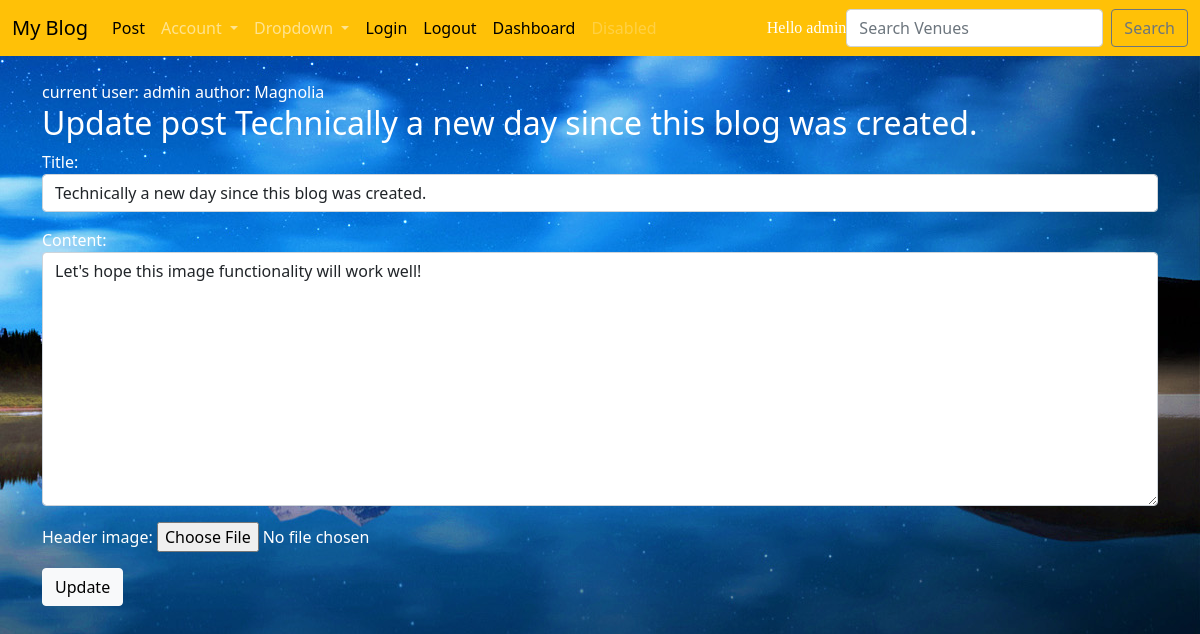
Page /blog/updatepost/6/ (signed in) on the committed database.
### myblog/models.py (models this page shows, shortened)
class Post(models.Model):
    title=models.CharField(max_length=120,null=True)
    header_image = models.ImageField(null=True, blank=True, upload_to="images/")
    time=models.DateTimeField(auto_now_add=True,null=True)
    author=models.ForeignKey(User,on_delete=SET_NULL,null=True)
    content=RichTextField(blank=True,null=True)
    likes=models.ManyToManyField(User,related_name='blog_likes')

### myblog/views.py (the view)
# urls.py: path('updatepost/<int:post_id>/',update_post,name='update-post'),
def update_post(request,post_id):
    post=Post.objects.get(pk=post_id)
    form=PostForm(request.POST or None,request.FILES or None,instance=post)
    if form.is_valid():
        form.save()
        return redirect('blog-post')
    return render(request,'myblog/update_post.html',{'form':form,'post':post})

### myblog/forms.py
class PostForm(forms.ModelForm):
    class Meta:
	    model = Post
	    fields = ('title','author' ,'content', 'header_image')
	    widgets = {
			'title': forms.TextInput(attrs={'class': 'form-control'}),
			'author': forms.TextInput(attrs={'value':'', 'id':'elder','type':'hidden'}),
			'content': forms.Textarea(attrs={'class': 'form-control'}),
		}

### templates/myblog/update_post.html (shortened to what this page needs)
{% extends 'main.html' %}
{% block content %}
<div style='color:white'>
current user: {{user}}
author: {{post.author}}
{% if user == post.author or user.id == 2 %}
    <h2>Update post {{post.title}}</h2>
<form action='' method='POST' enctype="multipart/form-data" >{% csrf_token %}
    {{form.as_p}}
<input class='btn btn-light' type='submit' value='Update'>
</form>
{% else %}
<h1>You are not authorized to modify this post. And you know it!!!</h1>
{% endif %}
</div>
{% endblock %}

### templates/navbar1.html (shortened to what this page needs)
<nav class="navbar navbar-expand-lg navbar-dark bg-warning">
    <div class="container-fluid">
        <a class="navbar-brand" style="color:black;" href="{% url 'blog-post' %}">My Blog</a>
        <div class="collapse navbar-collapse"  id="navbarSupportedContent">
            <ul class="navbar-nav me-auto mb-2 mb-lg-0" >
                <li class="nav-item-active">
                    <a class="nav-link" style='color:black;' href="{% url 'post-form' %}">Post</a>
                </li>
                <li class="nav-item dropdown">
                    <a class="nav-link dropdown-toggle" href="#" id="navbarDropdownMenuLink" data-toggle="dropdown" aria-haspopup="true" aria-expanded="false">
                      Account
                    </a>
                  </li>
                  <li class="nav-item dropdown">
                    <a class="nav-link dropdown-toggle" href="#" id="navbarDropdown" role="button" data-toggle="dropdown" aria-haspopup="true" aria-expanded="false">
                      Dropdown
                    </a>
                  </li>
                <li class="nav-item">
                    <a class="nav-link" style='color:black;' href="{% url 'login' %}">Login</a>
                </li>
                <li class="nav-item">
                    <a class="nav-link" style='color:black;' href="{% url 'logout' %}">Logout</a>
                </li>
                <li class="nav-item">
                    <a class="nav-link" style='color:black;' href="{% url 'dashboard' %}">Dashboard</a>
                </li>
                <li class="nav-item">
                    <a class="nav-link disabled" href="#" tabindex="-1" aria-disabled="true">Disabled</a>
                </li>
            </ul>
            <span class="navbar-text" style='color:white; font-family: Georgia;'>
                Hello {{user}}
              </span>
            <form class="d-flex" action="" method='POST'>
                <input class=" form-control me-2 " type="search " placeholder="Search Venues " aria-label="Search " name="searched">
                <button class=" btn btn-outline-secondary " type="submit ">Search</button>
            </form>
        </div>
    </div>
</nav>

### rows in the picture
Post: author "Magnolia", title "Technically a new day since this blog was created.", content "Let's hope this image functionality will work well!"

### other values in the picture
{{ user }} "admin"
